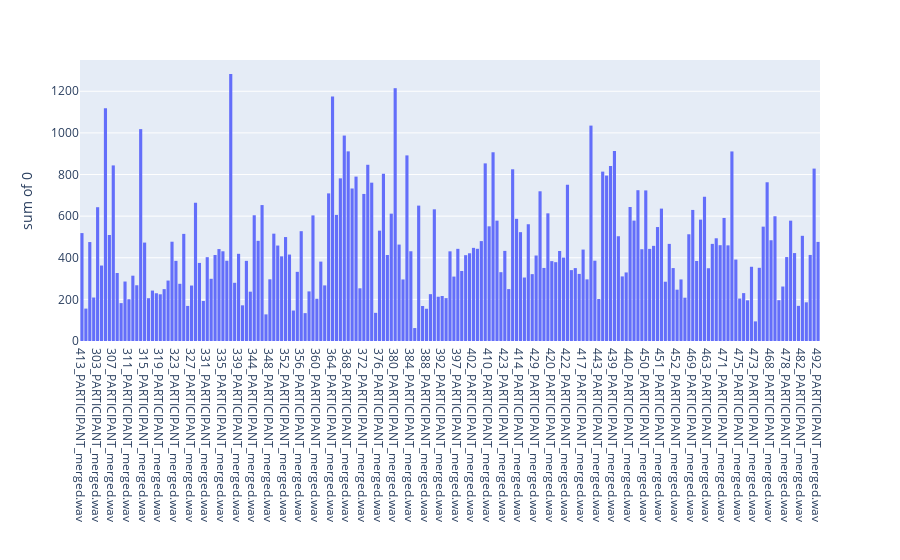

The code cell stored with this chart in its notebook:
### Code cell
import plotly.express as px

# plot the distribution of audio lengths
px.histogram(pd.DataFrame.from_dict(merged_audio_lengths, orient='index').reset_index(), x='index', y=0, labels={'index': ''})

### Figure 1 — Plotly figure (JSON) as saved in the notebook; plotly's stock layout.template omitted (floating-point values rounded to 4 significant figures; data arrays with more than 128 entries replaced by an {"elided": "..."} marker saying what was removed)
{"data": [{"alignmentgroup": "True", "bingroup": "x", "histfunc": "sum", "hovertemplate": "=%{x}<br>sum of 0=%{y}<extra></extra>", "legendgroup": "", "marker": {"color": "#636efa", "pattern": {"shape": ""}}, "name": "", "offsetgroup": "", "orientation": "v", "showlegend": false, "type": "histogram", "x": {"elided": "189 str values"}, "xaxis": "x", "y": {"elided": "189 float values"}, "yaxis": "y"}], "layout": {"barmode": "relative", "legend": {"tracegroupgap": 0}, "margin": {"t": 60}, "xaxis": {"anchor": "y", "domain": [0, 1], "title": {"text": ""}}, "yaxis": {"anchor": "x", "domain": [0, 1], "title": {"text": "sum of 0"}}}}
